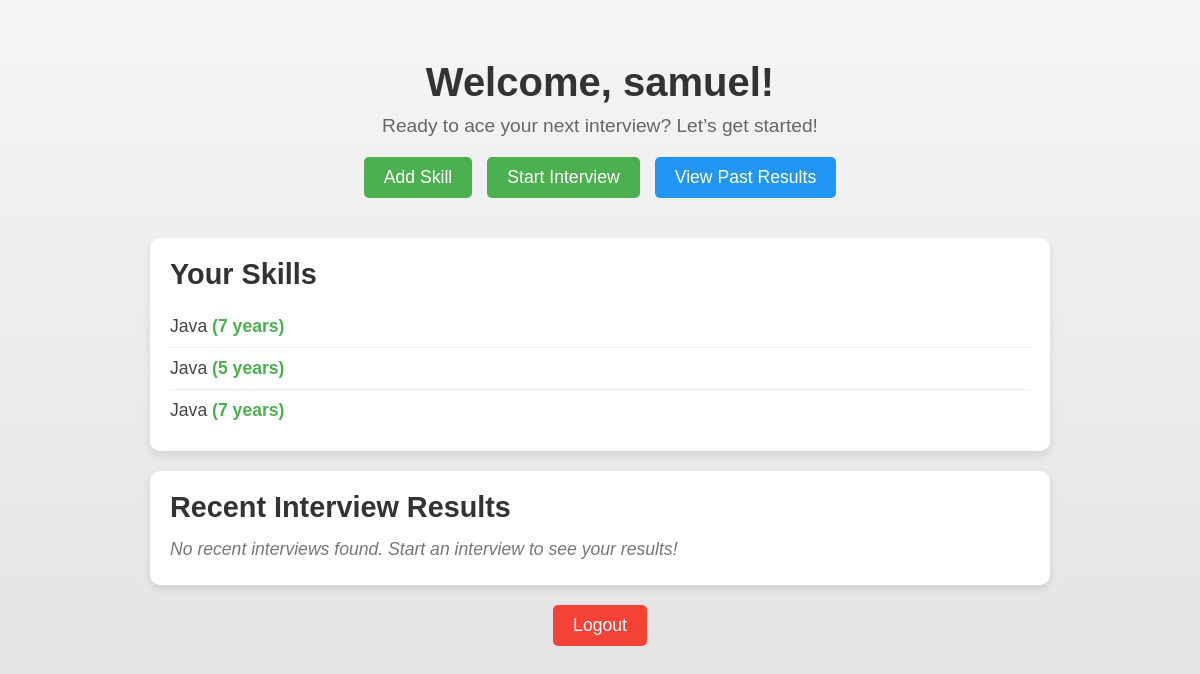
The app's page /home/ (signed in), older data.
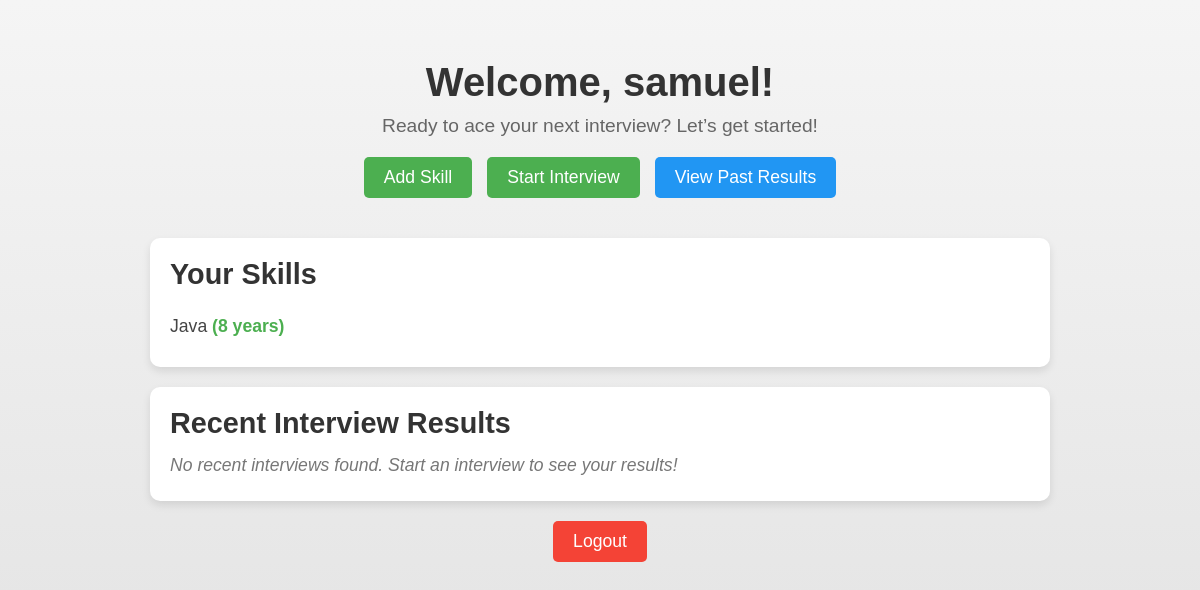
The same page, newer data.
### core/models.py (models this page shows, shortened)
class User(AbstractUser):
    is_recruiter = models.BooleanField(default=False)

class ProgrammingSkill(models.Model):
    user = models.ForeignKey(User, on_delete=models.CASCADE)
    language = models.CharField(max_length=100)
    proficiency = models.IntegerField()  # Years of experience or proficiency level

### core/views.py (the view)
# urls.py: path('home/', views.home, name='home'),
@login_required
def home(request):
    skills = ProgrammingSkill.objects.filter(user=request.user)
    return render(request, 'home.html', {'skills': skills})

### templates/home.html (shortened to what this page needs)
<!DOCTYPE html>
<html>
<head>
</head>
<body>
    <div class="home-container">
        <div class="header">
            <h2>Welcome, {{ user.username }}!</h2>
            <p>Ready to ace your next interview? Let’s get started!</p>
            <div class="action-buttons">
                <a href="{% url 'skill_create' %}" class="btn btn-primary">Add Skill</a>
                {% if skills %}
                    <a href="{% url 'interview' %}" class="btn btn-primary">Start Interview</a>
                    <a href="{% url 'interview_results' %}" class="btn btn-secondary">View Past Results</a>
                {% endif %}
            </div>
        </div>
        {% if skills %}
            <div class="skills-section">
                <h3>Your Skills</h3>
                <ul>
                    {% for skill in skills %}
                        <li>{{ skill.language }} <span>({{ skill.proficiency }} years)</span></li>
                    {% endfor %}
                </ul>
            </div>
        {% endif %}
        <div class="recent-results-section">
            <h3>Recent Interview Results</h3>
            {% if recent_interview %}
                <p>Completed on: {{ recent_interview.completed_at|date:"F d, Y" }}</p>
                <p>Number of Questions: {{ recent_interview.total_questions }}</p>
                <p>Average Score: <span class="score">{{ recent_interview.average_score }}%</span></p>
                <a href="{% url 'interview_results' %}" class="btn btn-secondary">View Details</a>
            {% else %}
                <p class="no-results">No recent interviews found. Start an interview to see your results!</p>
            {% endif %}
        </div>
        <div class="action-buttons">
            <a href="{% url 'logout' %}" class="btn btn-danger">Logout</a>
        </div>
    </div>
</body>
</html>

### templates/home.html (style rules this page uses)
body { font-family: 'Arial', sans-serif; background: linear-gradient(to bottom, #f5f5f5, #e0e0e0); margin: 0; padding: 0; min-height: 100vh; }
.home-container { max-width: 900px; margin: 40px auto; padding: 20px; }
.header { text-align: center; margin-bottom: 40px; }
.header h2 { font-size: 2.5em; color: #333; margin: 0; }
.header p { font-size: 1.2em; color: #666; margin: 10px 0 20px 0; }
.action-buttons { display: flex; justify-content: center; gap: 15px; }
.btn { padding: 10px 20px; border-radius: 5px; text-decoration: none; font-size: 1.1em; transition: background-color 0.3s; }
.btn-primary { background-color: #4CAF50; color: white; }
.btn-secondary { background-color: #2196F3; color: white; }
.btn-danger { background-color: #F44336; color: white; }
.skills-section, .recent-results-section { background-color: #fff; border-radius: 10px; box-shadow: 0 4px 8px rgba(0, 0, 0, 0.1); padding: 20px; margin-bottom: 20px; }
.skills-section h3, .recent-results-section h3 { font-size: 1.8em; color: #333; margin: 0 0 15px 0; }
.skills-section ul { list-style: none; padding: 0; margin: 0; }
.skills-section li { font-size: 1.1em; color: #444; padding: 10px 0; border-bottom: 1px solid #eee; }
.skills-section li:last-child { border-bottom: none; }
.skills-section li span { font-weight: bold; color: #4CAF50; }
.recent-results-section p { font-size: 1.1em; color: #444; margin: 5px 0; }
.recent-results-section .no-results { color: #777; font-style: italic; }

Row changes from the older to the newer data that the page shows:
removed ProgrammingSkill: language "Java", proficiency "7"
removed ProgrammingSkill: language "Java", proficiency "5"
removed ProgrammingSkill: language "Java", proficiency "7"
added ProgrammingSkill: language "Java", proficiency "8"
